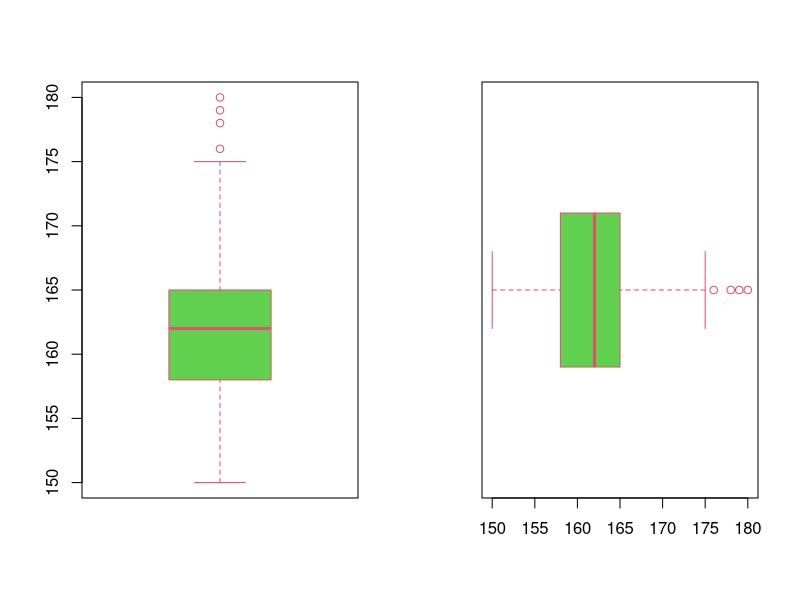
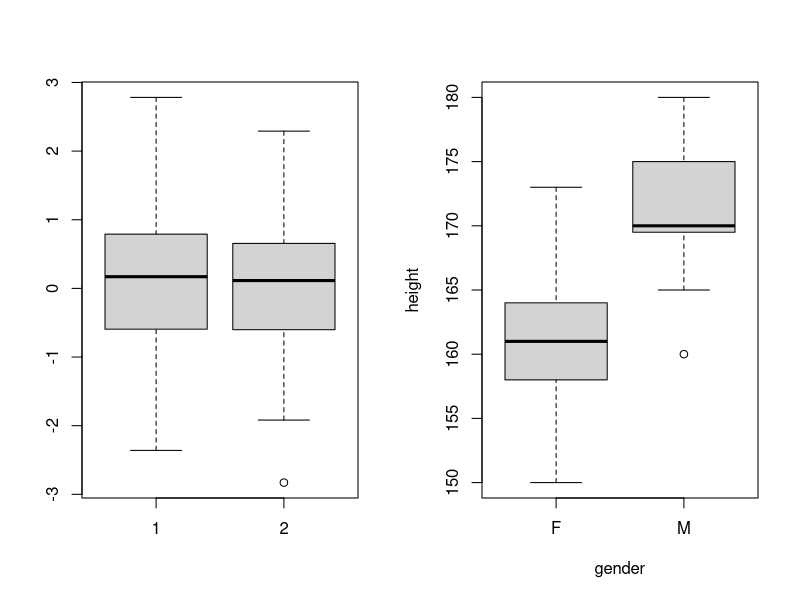
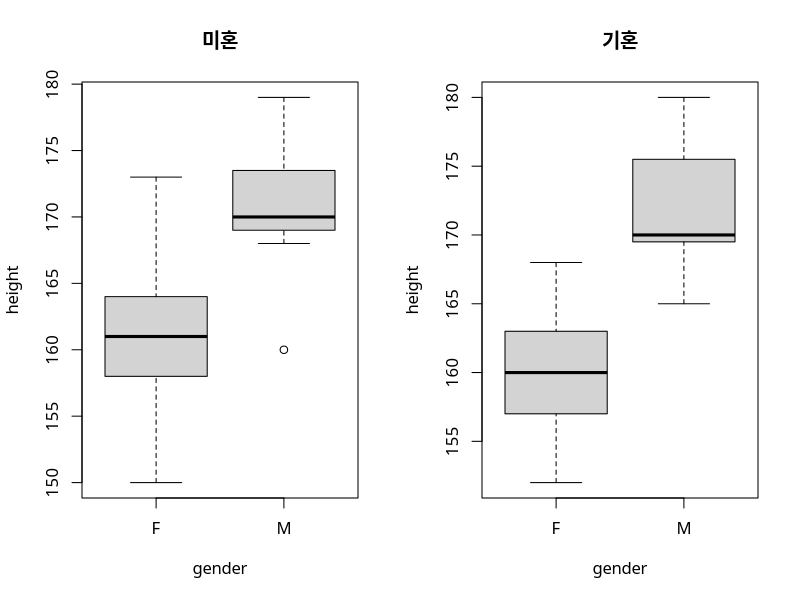
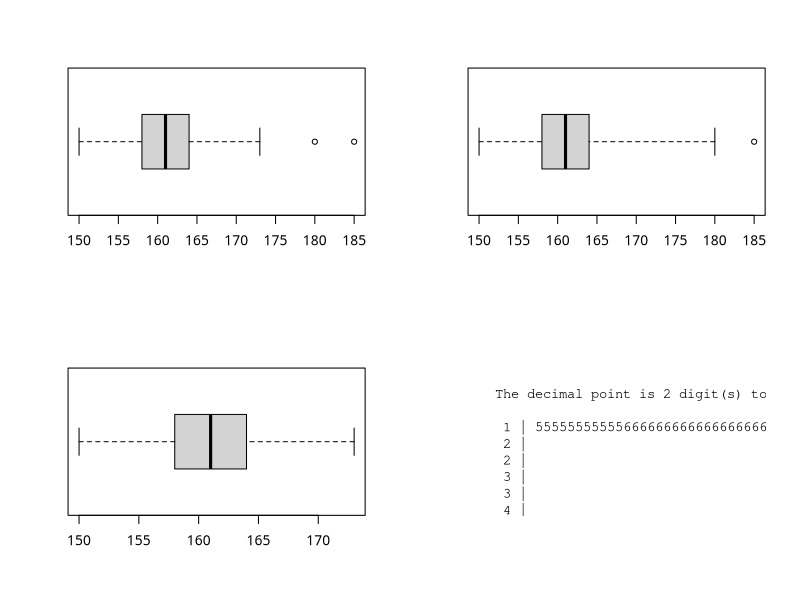

R code for these plots, in order:
## ---- chunk 1
graphics.off()
rm(list = ls())
gc()

options(kableExtra.auto_format = FALSE)

# knitr::opts_chunk$set(echo = FALSE, message = FALSE, warning = FALSE,
knitr::opts_chunk$set(echo = TRUE, message = TRUE, warning = TRUE,
                      fig.align = "center", fig.width = 7, fig.retina = 2,
                      dpi = 96)

#theme_set(theme_bw())

## ---- chunk 2
BMI <- read.csv("./Lecture01_BMI.csv")
## ---- chunk 3
par(mfrow=c(1,2))
boxplot(BMI$height, border = 2, col = 3)
boxplot(BMI$height, border = 2, col = 3, horizontal = TRUE)
## ---- chunk 4
par(mfrow=c(1,2))
boxplot(rnorm(100), rnorm(100))
boxplot(height~gender, data = BMI)
## ---- chunk 5
par(mfrow=c(1,2), family = "AppleGothic")
boxplot(height ~ gender, data = BMI, subset = marriage == "N", main = "미혼")
boxplot(height ~ gender, data = BMI, subset = marriage == "Y", main = "기혼")
## ---- chunk 6
x <- c(BMI$height[BMI$gender=='F'], 180, 185)
x

## ---- chunk 7
par(mfrow=c(2,2))
boxplot(x, horizontal = TRUE)
boxplot(x, range = 3, horizontal = TRUE)
boxplot(x, horizontal = TRUE, outline = FALSE)
## ---- chunk 8
stem(BMI$height)
## ---- chunk 9
stem(BMI$height, scale = .5)
## ---- chunk 10
stem(c(BMI$height, 1000))
## ---- chunk 11
stem(c(BMI$height, 1000), width = 200)
## ---- chunk 12
plot.new()
tmp <- capture.output(stem(c(BMI$height, 1000)))
text( 0,1, paste(tmp, collapse='\n'), adj=c(0,1), family='mono' )
